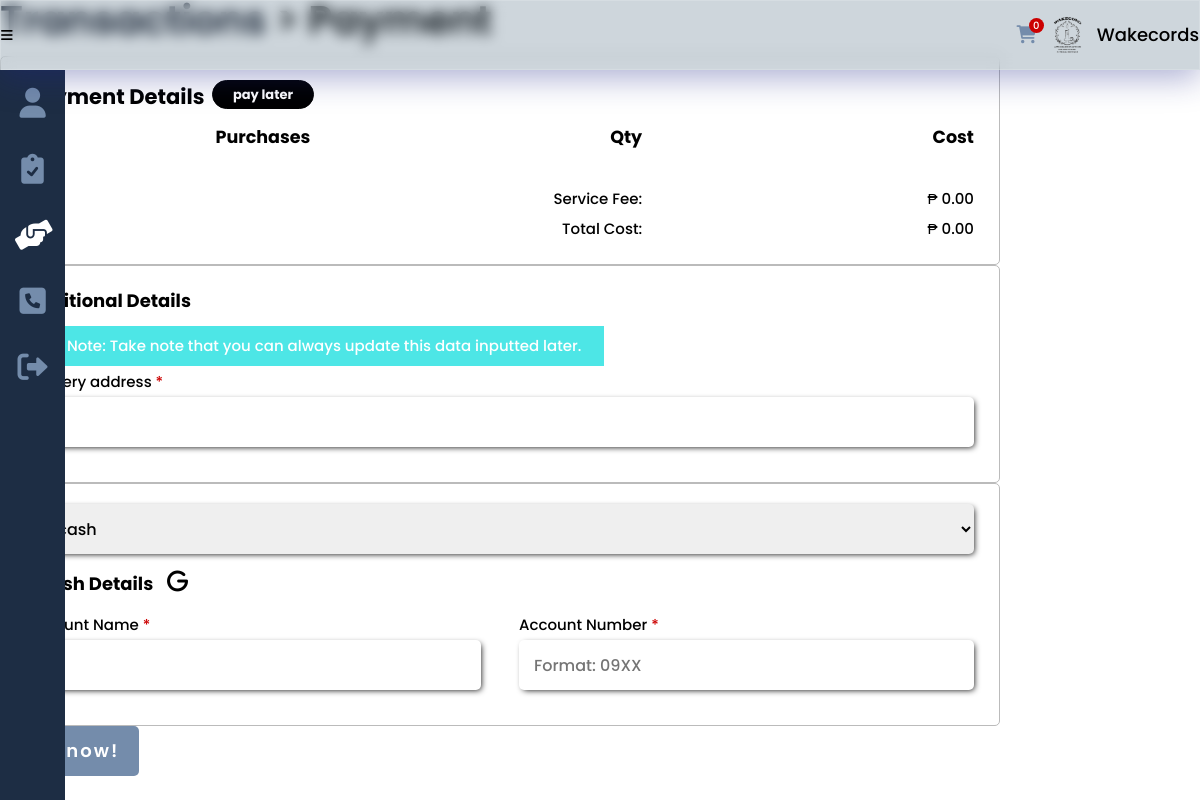
Before: /payment.php (signed in) with the older database file.
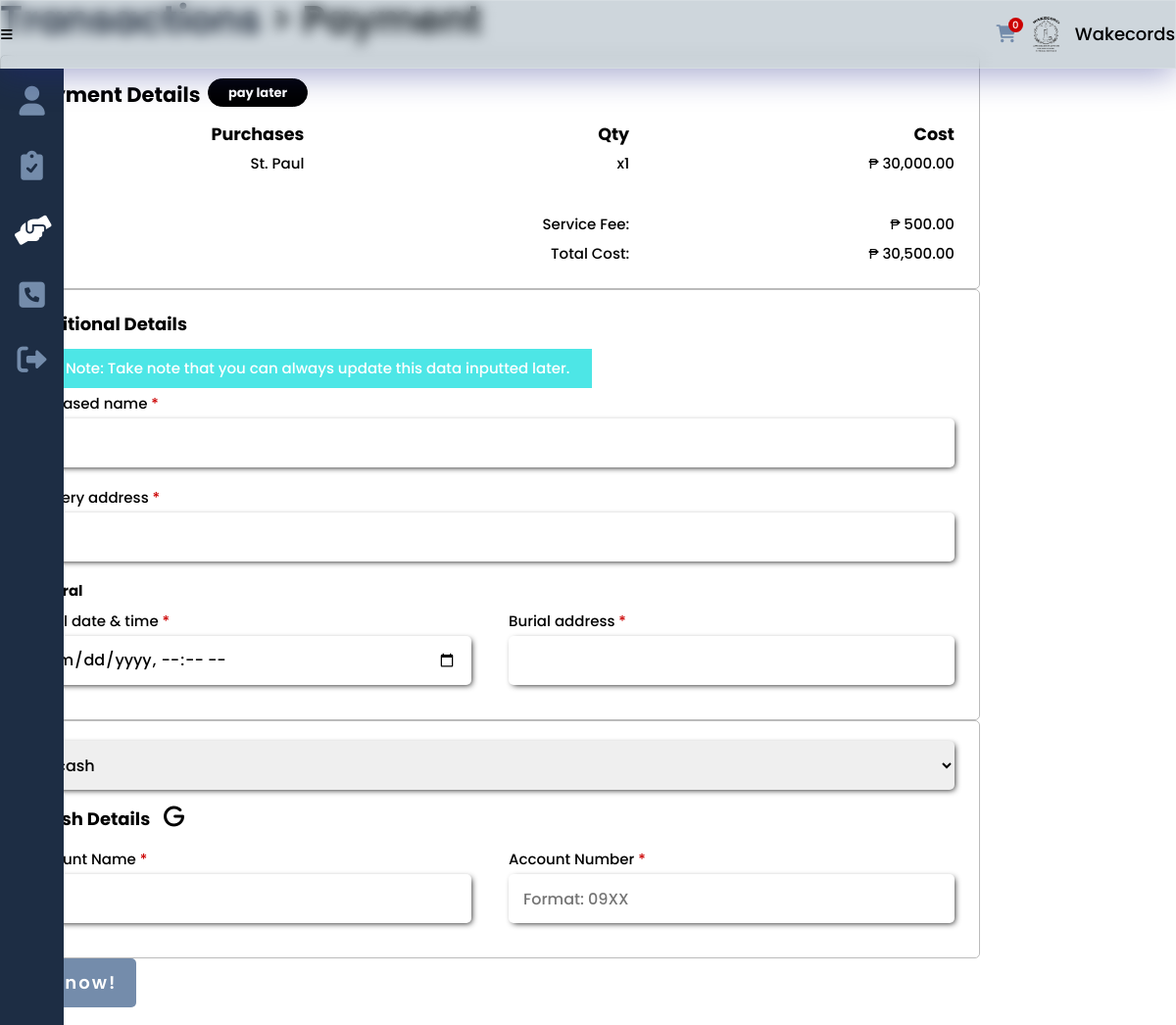
After: the same page with the newer database file.
### tables this page shows
CREATE TABLE `purchase` (
  `purchase_id` int(8) NOT NULL,
  `seeker_id` int(8) NOT NULL,
  `service_id` int(8) NOT NULL,
  `purchase_total` decimal(9,2) DEFAULT NULL,
  `purchase_qty` int(2) DEFAULT NULL,
  `purchase_size` varchar(25) DEFAULT NULL,
  `purchase_font` varchar(25) DEFAULT NULL,
  `purchase_date` date NOT NULL,
  `purchase_sched_time` varchar(50) DEFAULT NULL,
  `purchase_status` varchar(15) NOT NULL,
  `purchase_progress` int(2) NOT NULL
);

CREATE TABLE `funeral` (
  `service_id` int(8) NOT NULL,
  `funeral_name` varchar(50) NOT NULL,
  `funeral_type` varchar(20) NOT NULL,
  `funeral_size` varchar(100) DEFAULT NULL
);

### others/db.php (called while the page is built, shortened)
<?php
	class DB
	{
		static $hostname = "localhost";
		static $dbname = "wakecords";
		static $username  = "root";
		static $password = "";
		public static function query($sql, $params=array(), $transactType)
		{
			$rows = array();
			try
			{
				$db = new PDO("mysql:host=". self::$hostname ."; dbname=". self::$dbname,  self::$username,  self::$password);
				$db->setAttribute(PDO::ATTR_ERRMODE, PDO::ERRMODE_EXCEPTION);
				$cmd = $db->prepare($sql);
				$cmd->execute($params);
				if($transactType == "READ")
					$rows = $cmd->fetchAll();
				else
					$rows = $db->lastInsertId();
			}
			catch(PDOException $e)
			{
				echo $e->getMessage();
			}
			return $rows;
		}
	}

### others/functions.php (called while the page is built, shortened)
<?php
	require_once("others/db.php");
	function read($table, $attr=[], $data=[]){
		if(count($attr) == 1){
			return DB::query("SELECT * FROM ".$table." WHERE ".$attr[0]."=?", array($data[0]), "READ");
		}
		else if(count($attr) == 2) {
			return DB::query("SELECT * FROM ".$table." WHERE ".$attr[0]."=? and ".$attr[1]."=?", array($data[0], $data[1]), "READ");
		}
	}
	function service_type($type, $service_id){
		$result = read($type, ["service_id"], [$service_id]);
		return $result[0];
	}
	function service_type_exist_bool($type, $type_list){
		for($i=0;$i<count($type_list);$i++){
			if($type == $type_list[$i]) return true;
			continue;
		}
		return false;
	}

### payment.php (the view, shortened to what the changed rows need)
<?php
	include("others/functions.php");
	include("others/head.php");
	$single_payment = (isset($_GET['purchaseid'])) ? true:false;
?>
<body>
	<div class="container">
		<div class="banner">
			<section class="banner-con">
				<div class="wrapper">
					<div class="banner-div">
						<h2>
							<?php
								echo ($single_payment) ? "<a href='purchase.php'>Purchase</a>":"<a href='cart.php'>Transactions</a>";
							?>
						<span>> Payment</span></h2>
						<form method="post">
							<div class="banner-section card">
								<?php
									if($single_payment) $list = read("purchase", ["seeker_id", "purchase_id", "purchase_status"], [$_SESSION['seeker'], $_GET['purchaseid'], "to pay"]);
									else $list = read("purchase", ["seeker_id", "purchase_status"], [$_SESSION['seeker'], "to pay"]);
									$type_list = [];
									if(count($list)>0){
										$total = 0;
										$service_fee = 500;
										foreach($list as $results){
											$service_ = read("services", ["service_id"], [$results['service_id']]);
											$service_ = $service_[0];
											$differ_ = service_type($service_['service_type'], $service_['service_id']);
											$name = $differ_[1];
											array_push($type_list, $service_['service_type']);
											echo "
											<ul>
												<li>{$name}</li>
												<li>x".$results['purchase_qty']."</li>
												<li>₱ ".number_format($results['purchase_total'],2,'.',',')."</li>
											</ul>
											";
											$total += $results['purchase_total'];
										}
										$total += $service_fee;
									}
								?>
								<ul>
									<li></li>
									<li>Service Fee:</li>
									<li>₱ <?php echo number_format($service_fee,2,'.',','); ?></li>
								</ul>
								<ul>
									<li></li>
									<li>Total Cost:</li>
									<li>₱ <?php echo number_format($total,2,'.',','); ?></li>
								</ul>
							</div>
							<div class="banner-section details card">
								<?php
								if(service_type_exist_bool("funeral", $type_list) || service_type_exist_bool("church", $type_list) || service_type_exist_bool("headstone", $type_list)) {
									echo "
									<div class='details-con no-padding'>
										<div class='single'>
											<label>Deceased name <span>*<span></label>
											<input type='text' name='txtdeceasedname' required>
										</div>
									</div>
									";
								}
								if(service_type_exist_bool("funeral", $type_list)){
									echo "
									<h5>Funeral</h5>
									<div class='details-con'>
										<div>
											<label>Burial date & time <span>*<span></label>
											<input type='datetime-local' name='dtburial' required>
										</div>
										<div>
											<label>Burial address <span>*<span></label>
											<input type='text' name='txtburialadd' required>
										</div>
									</div>
									";
								}
								?>
							</div>
						</form>
					</div>
				</div>
			</section>
		</div>
	</div>
</body>
</html>

Changed rows visible on the page:
added purchase: funeral.funeral_name "St. Paul", purchase_qty "1", purchase_total "30,000.00"
Other visible differences:
$service_fee: "0.00" → "500.00"
$total: "0.00" → "30,500.00"
text now shown: "Deceased name * Burial date & time * Burial address *"
